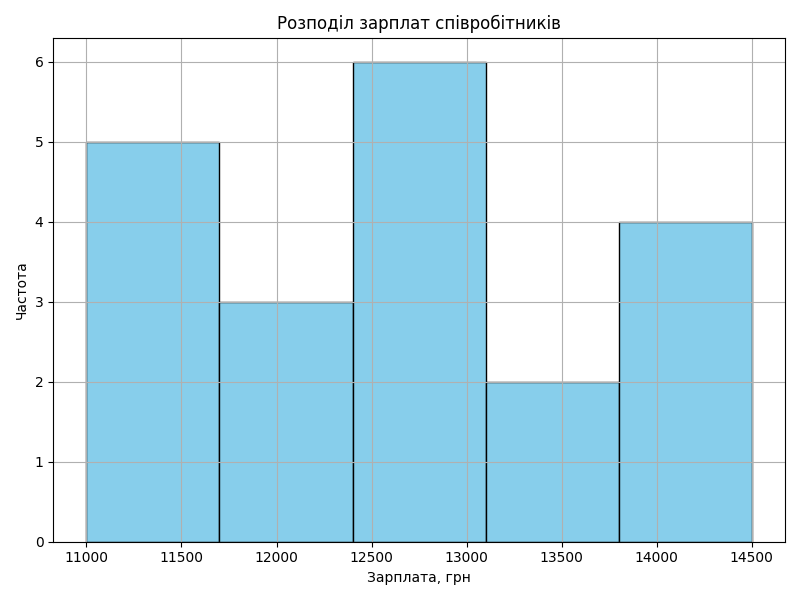

This chart was generated by the following Python code:
import matplotlib.pyplot as plt

# Дані про зарплати співробітників (припустимо, що це випадкові дані)
salaries = [12000, 13000, 14000, 11000, 12500, 11500, 13500, 12500, 14500, 12000, 11000, 13000, 11500, 14000, 13000, 11000, 12500, 13500, 14000, 12000]

plt.figure(figsize=(8, 6))
plt.hist(salaries, bins=5, color='skyblue', edgecolor='black')
plt.title('Розподіл зарплат співробітників')
plt.xlabel('Зарплата, грн')
plt.ylabel('Частота')
plt.grid(True)
plt.tight_layout()
plt.savefig('d2.png')
plt.show()


